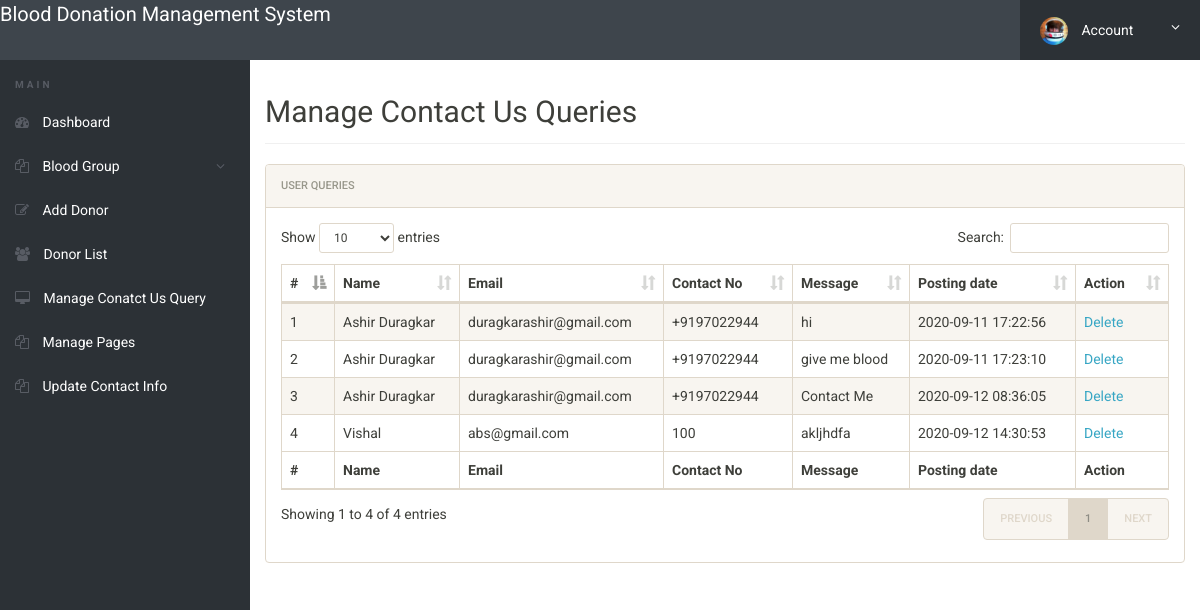
/admin/manage-conactusquery.php (signed in), run on the app's committed database.
### tables this page shows
CREATE TABLE `tblcontactusquery` (
  `id` int(11) NOT NULL,
  `name` varchar(100) DEFAULT NULL,
  `EmailId` varchar(120) DEFAULT NULL,
  `ContactNumber` char(11) DEFAULT NULL,
  `Message` longtext DEFAULT NULL,
  `PostingDate` timestamp NOT NULL DEFAULT current_timestamp(),
  `status` int(11) DEFAULT NULL
);

### admin/manage-conactusquery.php (the view, shortened to what this page needs)
<?php
include('includes/config.php');
if(strlen($_SESSION['alogin'])==0)
	{
header('location:index.php');
}
else{
 ?>
<!doctype html>
<html lang="en" class="no-js">
<head>
	<link rel="stylesheet" href="css/font-awesome.min.css">
	<link rel="stylesheet" href="css/bootstrap.min.css">
	<link rel="stylesheet" href="css/dataTables.bootstrap.min.css">
	<link rel="stylesheet" href="css/bootstrap-social.css">
	<link rel="stylesheet" href="css/bootstrap-select.css">
	<link rel="stylesheet" href="css/fileinput.min.css">
	<link rel="stylesheet" href="css/awesome-bootstrap-checkbox.css">
	<link rel="stylesheet" href="css/style.css">
</head>
<body>
	<?php include('includes/header.php');?>
	<div class="ts-main-content">
		<?php include('includes/leftbar.php');?>
		<div class="content-wrapper">
			<div class="container-fluid">
				<div class="row">
					<div class="col-md-12">
						<h2 class="page-title">Manage Contact Us Queries</h2>
						<div class="panel panel-default">
							<div class="panel-heading">User queries</div>
							<div class="panel-body">
								<table id="zctb" class="display table table-striped table-bordered table-hover" cellspacing="0" width="100%">
									<thead>
										<tr>
										<th>#</th>
											<th>Name</th>
											<th>Email</th>
											<th>Contact No</th>
											<th>Message</th>
											<th>Posting date</th>
											<th>Action</th>
										</tr>
									</thead>
									<tfoot>
										<tr>
										<th>#</th>
											<th>Name</th>
											<th>Email</th>
											<th>Contact No</th>
											<th>Message</th>
											<th>Posting date</th>
											<th>Action</th>
										</tr>
									</tfoot>
									<tbody>
									<?php $sql = "SELECT * from  tblcontactusquery ";
$query = $dbh -> prepare($sql);
$query->execute();
$results=$query->fetchAll(PDO::FETCH_OBJ);
$cnt=1;
if($query->rowCount() > 0)
{
foreach($results as $result)
{				?>
										<tr>
											<td><?php echo htmlentities($cnt);?></td>
											<td><?php echo htmlentities($result->name);?></td>
											<td><?php echo htmlentities($result->EmailId);?></td>
											<td><?php echo htmlentities($result->ContactNumber);?></td>
											<td><?php echo htmlentities($result->Message);?></td>
											<td><?php echo htmlentities($result->PostingDate);?></td>
																<?php if($result->status==1)
	?><td>
	<a href="manage-conactusquery.php?eid=<?php echo htmlentities($result->id);?>" onclick="return confirm('Do you really want to read')" >Delete</a>
</td>
										</tr>
										<?php $cnt=$cnt+1; }} ?>
									</tbody>
								</table>
							</div>
						</div>
					</div>
				</div>
			</div>
		</div>
	</div>
</body>
</html>
<?php } ?>

### admin/css/style.css (style rules this page uses)
html { font-size: 14px; }
@media only screen and (min-width: 480px) { html { font-size: 17px; } }
@media only screen and (min-width: 768px) { html { font-size: 14px; } }
body { font-size: 1em; }
a { color: #37a6c4; }
.panel { overflow: hidden; }
.page-title { padding-bottom: 15px; margin-bottom: 20px; border-bottom: 1px solid #f0f0f0; }
.ts-main-content .content-wrapper { padding-top: 15px; margin-top: 60px; }
@media only screen and (min-width: 992px) { .ts-main-content .content-wrapper { margin-left: 250px; } }

### data on the page
tblcontactusquery: name "Ashir Duragkar", EmailId "duragkarashir@gmail.com", ContactNumber "+9197022944", Message "hi", PostingDate "2020-09-11 17:22:56"
tblcontactusquery: name "Ashir Duragkar", EmailId "duragkarashir@gmail.com", ContactNumber "+9197022944", Message "give me blood", PostingDate "2020-09-11 17:23:10"
tblcontactusquery: name "Ashir Duragkar", EmailId "duragkarashir@gmail.com", ContactNumber "+9197022944", Message "Contact Me", PostingDate "2020-09-12 08:36:05"
tblcontactusquery: name "Vishal", EmailId "abs@gmail.com", ContactNumber "100", Message "akljhdfa", PostingDate "2020-09-12 14:30:53"
